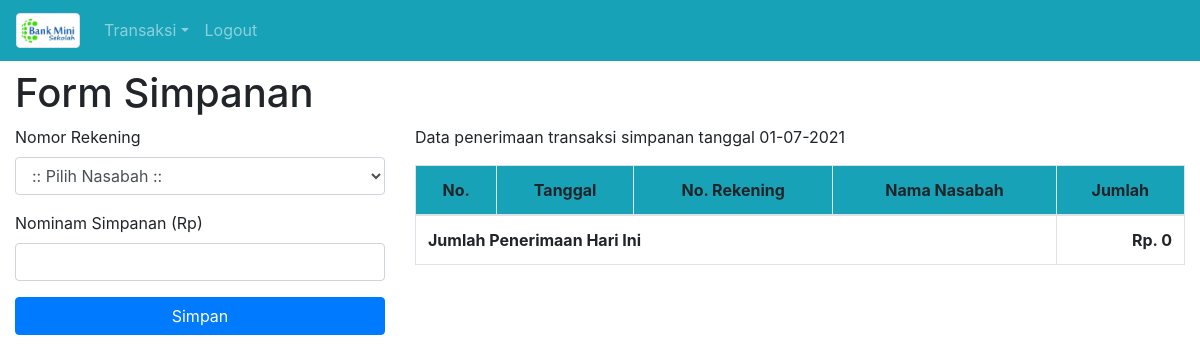
Before: /index.php?modul=SimpananTambah (signed in) with the older database file.
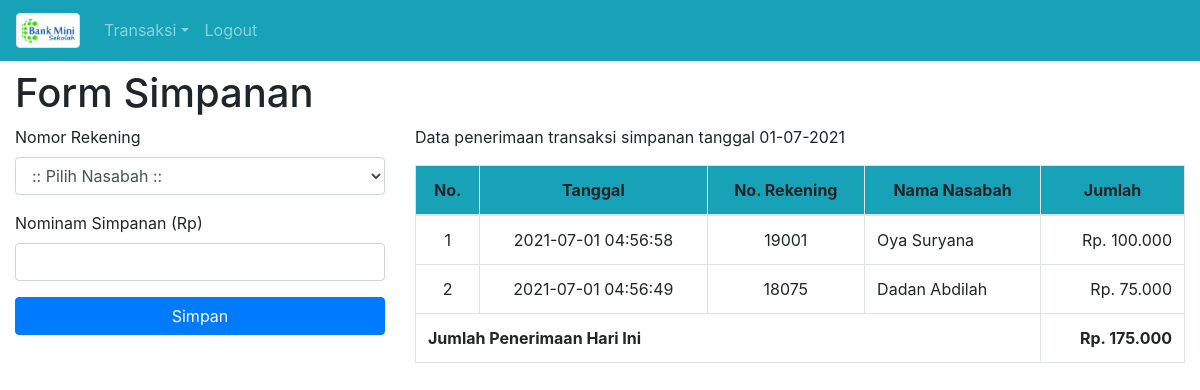
After: the same page with the newer database file.
### tables this page shows
CREATE TABLE `dataNasabah` (
  `NoRekening` char(5) NOT NULL,
  `NamaNasabah` varchar(150) NOT NULL,
  `JenisKelamin` enum('L','P') NOT NULL,
  `TempatLahir` varchar(150) NOT NULL,
  `TanggalLahir` date NOT NULL,
  `NoHandphone` varchar(20) NOT NULL,
  `AlamatNasabah` mediumtext NOT NULL,
  `tglDaftar` datetime NOT NULL DEFAULT CURRENT_TIMESTAMP
);

CREATE TABLE `dataSimpanan` (
  `IdSimpanan` int(11) NOT NULL,
  `WaktuTransaksi` datetime NOT NULL,
  `MutasiSimpanan` enum('Simpan','Tarik') NOT NULL,
  `NoRekening` char(5) NOT NULL,
  `Jumlah` int(11) NOT NULL
);

### SimpananTambah.php (the view, shortened to what this page needs)
<h1>Form Simpanan</h1>
<div class="row">
	<div class="col-md-4">
			<form method="post" action="index.php?modul=SimpananSimpan">
			<div class="form-group">
				<label>	Nomor Rekening</label>
					<select name="TxtNoRekening" class="form-control">
						<option> :: Pilih Nasabah :: </option>
					</select>
			</div>
			<div class="form-group">
				<label>Nominam Simpanan (Rp)</label>
				<input type="text" name="TxtNominalSimpanan" class="form-control" autocomplete="off">
			</div>
			<div class="form-group">
				<button type="submit" class="btn btn-primary btn-block">Simpan</button>
			</div>
			</form>
	</div>
	<div class="col-md-8">
	<?php
	include('dataSimpananHariIni.php');
	?>
	</div>
</div>

### dataSimpananHariIni.php
<?php
$TglHariIni=date('Y-m-d');
$sqlDataSimpananHariIni=mysqli_query($koneksi,"SELECT dataNasabah.NoRekening,dataNasabah.NamaNasabah,
dataSimpanan.WaktuTransaksi,dataSimpanan.MutasiSimpanan,dataSimpanan.Jumlah
FROM dataNasabah
JOIN dataSimpanan ON dataSimpanan.NoRekening=dataNasabah.NoRekening
WHERE WaktuTransaksi LIKE '$TglHariIni%' AND dataSimpanan.MutasiSimpanan='Simpan'
ORDER BY WaktuTransaksi DESC");
?>
<p>Data penerimaan transaksi simpanan tanggal <?php echo date('d-m-Y');?></p>
<table class="table table-bordered table-hovered">
	<thead class="bg-info text-center">
		<tr>
			<th>No.</th>
			<th>Tanggal</th>
			<th>No. Rekening</th>
			<th>Nama Nasabah</th>
			<th>Jumlah</th>
		</tr>
	</thead>
	<tbody>
		<?php
			$noUrut=null;
			$JumlahPenerimaan=null;
			while($dataSimpanan=mysqli_fetch_array($sqlDataSimpananHariIni,MYSQLI_ASSOC)){
			$noUrut++;
			$JumlahPenerimaan=$JumlahPenerimaan+$dataSimpanan['Jumlah'];
			echo '
			<tr>
				<td align="center">'.$noUrut.'</td>
				<td align="center">'.$dataSimpanan['WaktuTransaksi'].'</td>
				<td align="center">'.$dataSimpanan['NoRekening'].'</td>
				<td>'.$dataSimpanan['NamaNasabah'].'</td>
				<td align="right">Rp. '.number_format($dataSimpanan['Jumlah'],0,',','.').'</td>
			</tr>';
			}
		?>
		<tr>
			<td colspan="4"><strong>Jumlah Penerimaan Hari Ini</strong></td>
			<td align="right"><strong>Rp. <?php echo number_format($JumlahPenerimaan,0,',','.');?></strong></td>
		</tr>
	</tbody>
</table>

Changed rows visible on the page:
now on this page (row edited): datanasabah: datasimpanan.WaktuTransaksi "2021-07-01 04:56:58", NoRekening "19001", NamaNasabah "Oya Suryana", datasimpanan.Jumlah "100.000"
now on this page (row edited): datanasabah: datasimpanan.WaktuTransaksi "2021-07-01 04:56:49", NoRekening "18075", NamaNasabah "Dadan Abdilah", datasimpanan.Jumlah "75.000"
Other visible differences:
$JumlahPenerimaan: "0" → "175.000"
